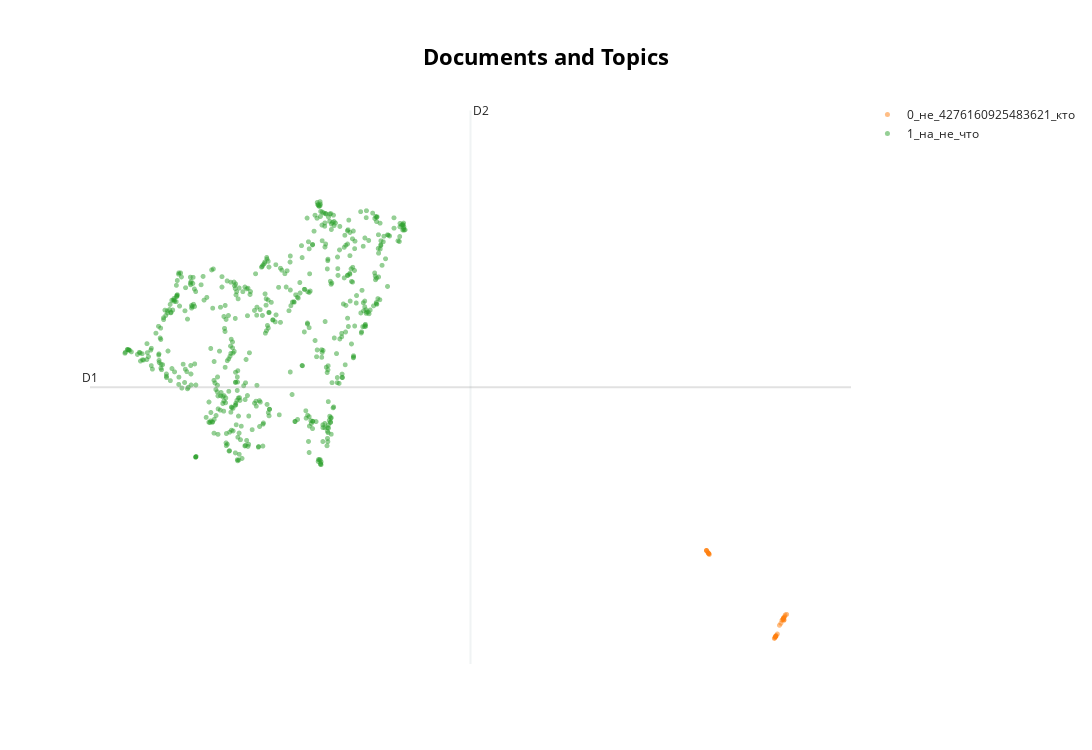

Notebook code for this chart:
### Code cell
topic_model.visualize_documents(docs, reduced_embeddings=reduced_embeddings, 
                                hide_document_hover=True, hide_annotations=True)

### Figure 1 — Plotly figure (JSON) as saved in the notebook; plotly's stock layout.template omitted (floating-point values rounded to 4 significant figures; data arrays with more than 128 entries replaced by an {"elided": "..."} marker saying what was removed)
{"data": [{"hoverinfo": "text", "marker": {"color": "#CFD8DC", "opacity": 0.5, "size": 5}, "mode": "markers+text", "name": "other", "showlegend": false, "type": "scattergl", "x": [null], "y": [null]}, {"hoverinfo": "text", "marker": {"opacity": 0.5, "size": 5}, "mode": "markers+text", "name": "0_не_4276160925483621_кто", "text": ["", "", "", "", "", "", "", "", "", "", "", "", "", "", "", "", "", "", "", "", "", "", "", "", "", "", "", "", "", "", "", "", "", ""], "textfont": {"size": 12}, "type": "scattergl", "x": [11.49, 9.577, 9.5, 9.501, 9.527, 11.61, 9.549, 11.4, 9.561, 11.38, 11.59, 11.64, 9.568, 11.61, 9.555, 11.35, 11.53, 11.6, 11.63, 11.38, 11.38, 11.59, 11.43, 11.38, 11.4, 9.549, 11.38, 11.68, 9.499, 11.36, 11.56, 11.6, 11.61, 11.58], "y": [3.742, 5.185, 5.267, 5.265, 5.238, 3.899, 5.214, 3.525, 5.201, 3.506, 3.869, 3.953, 5.201, 3.848, 5.208, 3.476, 3.783, 3.891, 3.919, 3.514, 3.515, 3.879, 3.566, 3.514, 3.534, 5.213, 3.505, 3.965, 5.266, 3.486, 3.844, 3.887, 3.847, 3.86]}, {"hoverinfo": "text", "marker": {"opacity": 0.5, "size": 5}, "mode": "markers+text", "name": "1_на_не_что", "text": {"elided": "553 str values"}, "textfont": {"size": 12}, "type": "scattergl", "x": {"elided": "553 float values"}, "y": {"elided": "553 float values"}}], "layout": {"annotations": [{"showarrow": false, "text": "D1", "x": -7.295, "y": 8.592, "yshift": 10}, {"showarrow": false, "text": "D2", "x": 3.071, "xshift": 10, "y": 14.23}], "height": 750, "shapes": [{"line": {"color": "#CFD8DC", "width": 2}, "type": "line", "x0": 3.071, "x1": 3.071, "y0": 2.955, "y1": 14.23}, {"line": {"color": "#9E9E9E", "width": 2}, "type": "line", "x0": -7.295, "x1": 13.44, "y0": 8.592, "y1": 8.592}], "title": {"font": {"color": "Black", "size": 22}, "text": "<b>Documents and Topics</b>", "x": 0.5, "xanchor": "center", "yanchor": "top"}, "width": 1200, "xaxis": {"autorange": true, "range": [-7.552, 13.46], "visible": false}, "yaxis": {"autorange": true, "range": [2.833, 14.42], "visible": false}}}
